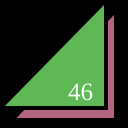
Frame 1 (no input)
Frame 60 (no input): identical to frame 1, image omitted
Frame 120 (the mouse pressed at the canvas centre since frame 60): identical to frame 1, image omitted

The p5.js sketch that drew this single still picture (run headless with seeded random() and noise() and a simulated clock; from frame 60 on, the mouse is pressed at the canvas centre):

// p5.js sketch
// ── sketch.js
function setup() {
  createCanvas(128,128);
}

function draw() {
  background(0);
  strokeWeight(4);
  fill(178, 100, 129);
  triangle(12,120,116,120,116,10);
  fill(94, 185, 84);
  triangle(0,108,106,108,106,0);
  fill(255);
  textSize(25);
  textFont("serif");
  text("46", 68, 100);
}
